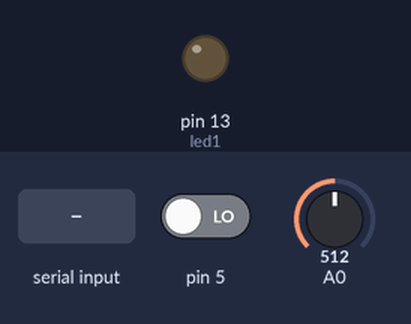
This sketch was run on a simulated Arduino Uno, built with avr-gcc and run on an emulated ATmega328P. Parts: output pins drawn as LEDs (lit = HIGH). The inputs (shaded band) are chosen by the test bench; at power-on: pin 5 LOW, A0 = 512. What the sketch prints to the serial monitor is not drawn.

Above: at 0.8 s.
0.9 s: "1" received over Serial
At 1.8 s:
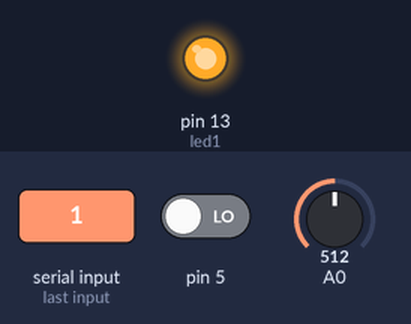
4.2 s: "2" received over Serial
At 4.5 s:
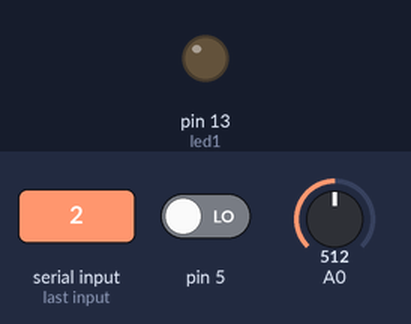
Timing chart, 0 to 7.2 s (numbered marks = the images above; inputs shaded):
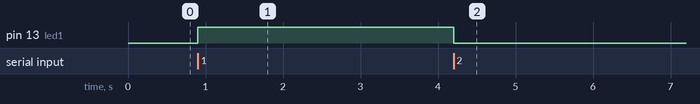

The sketch:

ArduinoCelulaCarga.ino
```cpp
// --- Constantes Timers Interrupcao ---
const uint16_t T1_init = 0;
const uint16_t T1_comp = 625; //625 é a constante que equivale a uma interrupção de 10ms

#define SOP 255
#define SecondsT 0.01
#define valorInicial 700 //Valor inicial para iniciar o filtro de butterworth
#define python 1

#define Kcc 0.000590 //Constante encontrada de forma experimental
int valorEquilibrio = 620; //Valor inicial, mas na função setup esse valor é recalculado
#define massa 0.200
#define gravidade 9.8

uint32_t Tant;

float x[4]={valorInicial,valorInicial,valorInicial,valorInicial};
float y[4]={valorInicial,valorInicial,valorInicial,valorInicial};

int celCargaFiltrada = 700;

float a_y = 0;
int a_y_int = 0; //a_y_int= a_y * 100
float veloc_y = 0;
float pos_y = 0;
float delta_pos_y =0;
int pos_y_cm = 0;
bool decolou = 0;


int led1 = 13; // Porta onde o led será inserido
int leitura;
int valorRealSensor = 0;

void setup(){
  Serial.begin(115200);
  pinMode(led1, OUTPUT); // Porta onde o led será inserido, configurado como saida
  int i = 0;
  valorEquilibrio = 0;
  Tant = millis();
  while(!RX()) //Travando o script para rodar o loop apenas quando o primeiro bit for recebido
  { //Setup para descobrir o valor da tara da balança
    if(millis()-Tant> 250){
      Tant = millis();
      valorEquilibrio += analogRead(0);
      i++;
    }
  }
  valorEquilibrio = valorEquilibrio/i;
  x[0]=valorEquilibrio;
  x[1]=valorEquilibrio;
  x[2]=valorEquilibrio;
  x[3]=valorEquilibrio;

  //Configurando Interrupcao
  //Modo de Comparação
  TCCR1A = 0;
  //Prescaler 1:256
  TCCR1B |=  (1 << CS12);
  TCCR1B &= ~(1 << CS11);
  TCCR1B &= ~(1 << CS10);
  //Inicializa Registradores
  TCNT1 = T1_init;
  OCR1A = T1_comp;
  //Habilita Interrupção do Timer1
  TIMSK1 = (1 << OCIE1A);
}
void loop(){
  //Não faz nada / Toda lógica está dentro da função de interrupçãp
}

bool RX(){
  if(Serial.available()>0){
    leitura = Serial.read(); // Variavel que receberá os valores enviados pelo programa em python
    return 1; // Se o arduino receber algum byte via serial
  }
  return 0; // Se o arduino NÃO receber nenhum byte via serial
}

void TX(){
  byte vetor[5];
  //Preenchendo o buffer da mensagem para enviar pela serial
  vetor[0]= (byte)SOP;
  vetor[1]= (byte)((((uint16_t)pos_y_cm) >> 8) & 0x00FF);
  vetor[2]= (byte)(((uint16_t)pos_y_cm) & 0x00FF);
  vetor[3]= (byte)((((uint16_t)a_y_int) >> 8) & 0x00FF);
  vetor[4]= (byte)(((uint16_t)a_y_int) & 0x00FF);
  #if python
  Serial.write((uint8_t*)vetor,5);
  #else
  Serial.print(pos_y);Serial.print("\t");
  Serial.print(veloc_y);Serial.print("\t");
  Serial.print(a_y);Serial.print("\t");
  Serial.println(celCargaFiltrada);
  #endif
}

void gettingPosition(){
  //Convertendo o valor analógico da célula de carga em aceleração
  a_y = ((Kcc*(valorEquilibrio - celCargaFiltrada)) - massa) * gravidade /massa;
  if(a_y > 0){ //Detectando se o drone já teria decolado
    decolou = 1;
  }
  if(decolou == 0){ //Posição só começa a variar quando a aceleração resultante é positiva
    a_y = 0;
  } else {
    delta_pos_y = (veloc_y*SecondsT) + (a_y*SecondsT*SecondsT/2); //Equação horária da posição
    pos_y = pos_y + delta_pos_y;
    veloc_y = veloc_y + a_y*SecondsT; //Equação horária da velocidade
  }
  a_y_int = ((int)(a_y*100));
  pos_y_cm = ((int)(pos_y*100));
}

// ======================================================================================================
// --- Interrupção ---
ISR(TIMER1_COMPA_vect)
{
  TCNT1 = T1_init;      //reinicializa TIMER1
  valorRealSensor = analogRead(0); //Lendo o valor atual da célula de carga

  //Filtrando a célula de carga usando um Butterworth com as seguintes características
  //Butterworth fc = 5Hz  fs= 100Hz ordem 3
  // a = 1.0000   -2.3741    1.9294   -0.5321
  // b = 0.0029    0.0087    0.0087    0.0029
  x[0]=x[1];
  x[1]=x[2];
  x[2]=x[3];
  x[3]=valorRealSensor;
  y[0]=y[1];
  y[1]=y[2];
  y[2]=y[3];
  y[3]= (0.0029*x[3])+(0.0087*x[2])+(0.0087*x[1])+(0.0029*x[0]);
  y[3]= y[3]+(2.3741*y[2])-(1.9294*y[1])+(0.5321*y[0]);

  celCargaFiltrada = y[3]; //butterworth
  gettingPosition(); //Atualizando a variável com o valor da posição atual

  TX();
  RX();
  if(leitura == 49){
    digitalWrite(led1, HIGH); // Liga a porta 13 se o valor recebido for 1
  }
  else if(leitura == 50){
    digitalWrite(led1, LOW); // Desliga a porta 13 se o valor recebido for 2
  }
} //end ISR
```

Measured:
- after the input at 0.9 s, pin 13 (led1): LOW → HIGH at once
- after the input at 4.2 s, pin 13 (led1): HIGH → LOW at once
